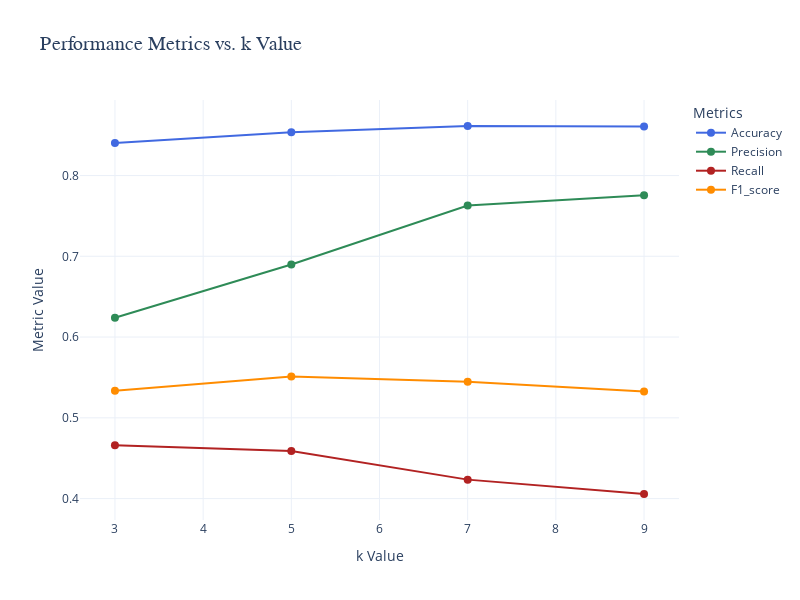

Source (notebook cell):
### Code cell
plot_knn_metrics(k_values, manhattan_results_df)

### Figure 1 — Plotly figure (JSON) as saved in the notebook; plotly's stock layout.template omitted (floating-point values rounded to 4 significant figures)
{"data": [{"line": {"color": "royalblue", "width": 2}, "marker": {"color": "royalblue", "size": 8}, "mode": "lines+markers", "name": "Accuracy", "type": "scatter", "x": [3, 5, 7, 9], "y": [0.8404, 0.8537, 0.8613, 0.8606]}, {"line": {"color": "seagreen", "width": 2}, "marker": {"color": "seagreen", "size": 8}, "mode": "lines+markers", "name": "Precision", "type": "scatter", "x": [3, 5, 7, 9], "y": [0.6238, 0.6898, 0.7628, 0.7755]}, {"line": {"color": "firebrick", "width": 2}, "marker": {"color": "firebrick", "size": 8}, "mode": "lines+markers", "name": "Recall", "type": "scatter", "x": [3, 5, 7, 9], "y": [0.4662, 0.4591, 0.4235, 0.4057]}, {"line": {"color": "darkorange", "width": 2}, "marker": {"color": "darkorange", "size": 8}, "mode": "lines+markers", "name": "F1_score", "type": "scatter", "x": [3, 5, 7, 9], "y": [0.5336, 0.5513, 0.5446, 0.5327]}], "layout": {"height": 600, "legend": {"title": {"text": "Metrics"}}, "title": {"font": {"family": "Arial, sans-serif", "size": 20}, "text": "Performance Metrics vs. k Value"}, "width": 800, "xaxis": {"title": {"text": "k Value"}}, "yaxis": {"title": {"text": "Metric Value"}}}}
